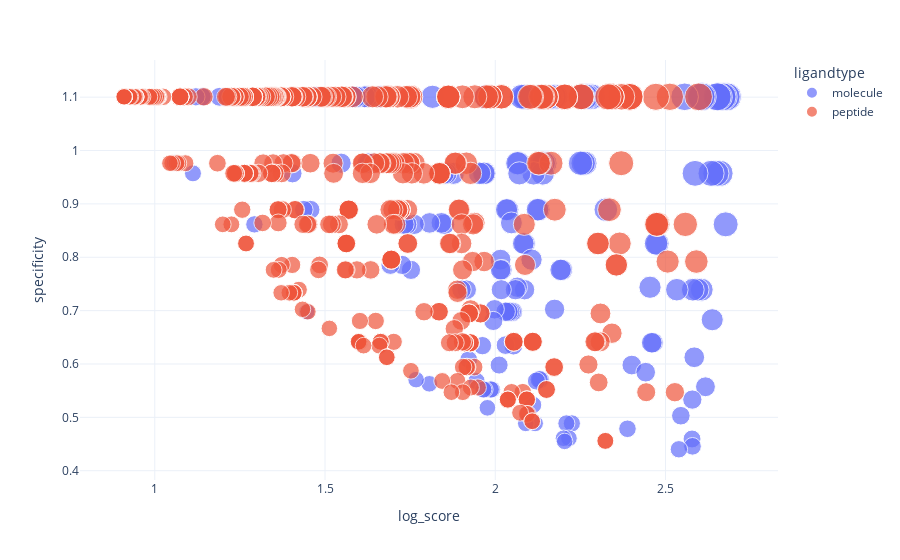

The code cell stored with this chart in its notebook:
### Markdown cell above
Two very important categorical columns in this dataframe are **interaction** and **connection**. These describe between which tissues and with what ligand and receptor pair an interaction is made. Other usefull columns is the **source** and **target** which simplifiy the information stored in **connection**. 

Important numerical columns are the **log_score**, **specificity** and **importance**. These can be used on numerical axes, and as color or size depending of the plotting type used.

### Code cell
import plotly.express as px
px.scatter(edge_list, x="log_score", y="specificity", size="importance", color="ligandtype", hover_data=["interaction", "connection"])

### Figure 1 — Plotly figure (JSON) as saved in the notebook; plotly's stock layout.template omitted (floating-point values rounded to 4 significant figures; data arrays with more than 128 entries replaced by an {"elided": "..."} marker saying what was removed)
{"data": [{"customdata": {"elided": "175x2 str values"}, "hovertemplate": "ligandtype=molecule<br>log_score=%{x}<br>specificity=%{y}<br>importance=%{marker.size}<br>interaction=%{customdata[0]}<br>connection=%{customdata[1]}<extra></extra>", "legendgroup": "molecule", "marker": {"color": "#636efa", "size": {"elided": "175 float values"}, "sizemode": "area", "sizeref": 0.007378, "symbol": "circle"}, "mode": "markers", "name": "molecule", "orientation": "v", "showlegend": true, "type": "scatter", "x": {"elided": "175 float values"}, "xaxis": "x", "y": {"elided": "175 float values"}, "yaxis": "y"}, {"customdata": {"elided": "389x2 str values"}, "hovertemplate": "ligandtype=peptide<br>log_score=%{x}<br>specificity=%{y}<br>importance=%{marker.size}<br>interaction=%{customdata[0]}<br>connection=%{customdata[1]}<extra></extra>", "legendgroup": "peptide", "marker": {"color": "#EF553B", "size": {"elided": "389 float values"}, "sizemode": "area", "sizeref": 0.007378, "symbol": "circle"}, "mode": "markers", "name": "peptide", "orientation": "v", "showlegend": true, "type": "scatter", "x": {"elided": "389 float values"}, "xaxis": "x", "y": {"elided": "389 float values"}, "yaxis": "y"}], "layout": {"legend": {"itemsizing": "constant", "title": {"text": "ligandtype"}, "tracegroupgap": 0}, "margin": {"t": 60}, "xaxis": {"anchor": "y", "domain": [0, 1], "title": {"text": "log_score"}}, "yaxis": {"anchor": "x", "domain": [0, 1], "title": {"text": "specificity"}}}}
